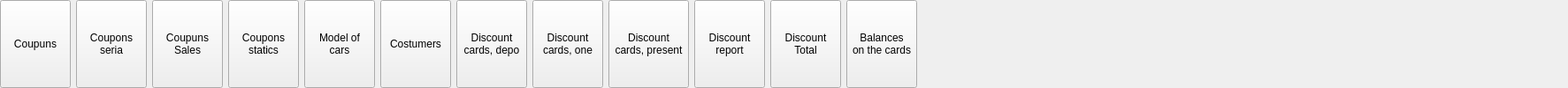
    <widget class="QWidget" name="widget_16" native="true">
     <layout class="QHBoxLayout" name="horizontalLayout_12">
      <property name="leftMargin">
       <number>0</number>
      </property>
      <property name="topMargin">
       <number>0</number>
      </property>
      <property name="rightMargin">
       <number>0</number>
      </property>
      <property name="bottomMargin">
       <number>0</number>
      </property>
      <item>
       <widget class="QToolButton" name="btnCoupons">
        <property name="minimumSize">
         <size>
          <width>80</width>
          <height>80</height>
         </size>
        </property>
        <property name="maximumSize">
         <size>
          <width>222</width>
          <height>222</height>
         </size>
        </property>
        <property name="text">
         <string>Coupuns</string>
        </property>
        <property name="icon">
         <iconset resource="res.qrc">
          <normaloff>:/images/discount.png</normaloff>:/images/discount.png</iconset>
        </property>
        <property name="iconSize">
         <size>
          <width>32</width>
          <height>32</height>
         </size>
        </property>
        <property name="toolButtonStyle">
         <enum>Qt::ToolButtonTextUnderIcon</enum>
        </property>
       </widget>
      </item>
      <item>
       <widget class="QToolButton" name="btnCouponSeria">
        <property name="minimumSize">
         <size>
          <width>80</width>
          <height>80</height>
         </size>
        </property>
        <property name="maximumSize">
         <size>
          <width>222</width>
          <height>222</height>
         </size>
        </property>
        <property name="text">
         <string>Coupons
seria</string>
        </property>
        <property name="icon">
         <iconset resource="res.qrc">
          <normaloff>:/images/discount.png</normaloff>:/images/discount.png</iconset>
        </property>
        <property name="iconSize">
         <size>
          <width>32</width>
          <height>32</height>
         </size>
        </property>
        <property name="toolButtonStyle">
         <enum>Qt::ToolButtonTextUnderIcon</enum>
        </property>
       </widget>
      </item>
      <item>
       <widget class="QToolButton" name="btnSaleCoupons">
        <property name="minimumSize">
         <size>
          <width>80</width>
          <height>80</height>
         </size>
        </property>
        <property name="maximumSize">
         <size>
          <width>222</width>
          <height>222</height>
         </size>
        </property>
        <property name="text">
         <string>Coupuns
Sales</string>
        </property>
        <property name="icon">
         <iconset resource="res.qrc">
          <normaloff>:/images/discount.png</normaloff>:/images/discount.png</iconset>
        </property>
        <property name="iconSize">
         <size>
          <width>32</width>
          <height>32</height>
         </size>
        </property>
        <property name="toolButtonStyle">
         <enum>Qt::ToolButtonTextUnderIcon</enum>
        </property>
       </widget>
      </item>
      <item>
       <widget class="QToolButton" name="btnDiscountCards">
        <property name="minimumSize">
         <size>
          <width>80</width>
          <height>80</height>
         </size>
        </property>
        <property name="maximumSize">
         <size>
          <width>222</width>
          <height>222</height>
         </size>
        </property>
        <property name="text">
         <string>Coupons
statics</string>
        </property>
        <property name="icon">
         <iconset resource="res.qrc">
          <normaloff>:/images/discount.png</normaloff>:/images/discount.png</iconset>
        </property>
        <property name="iconSize">
         <size>
          <width>32</width>
          <height>32</height>
         </size>
        </property>
        <property name="toolButtonStyle">
         <enum>Qt::ToolButtonTextUnderIcon</enum>
        </property>
       </widget>
      </item>
      <item>
       <widget class="QToolButton" name="btnCarsModel">
        <property name="minimumSize">
         <size>
          <width>80</width>
          <height>80</height>
         </size>
        </property>
        <property name="maximumSize">
         <size>
          <width>222</width>
          <height>222</height>
         </size>
        </property>
        <property name="text">
         <string>Model of
cars</string>
        </property>
        <property name="icon">
         <iconset resource="res.qrc">
          <normaloff>:/images/car.png</normaloff>:/images/car.png</iconset>
        </property>
        <property name="iconSize">
         <size>
          <width>32</width>
          <height>32</height>
         </size>
        </property>
        <property name="toolButtonStyle">
         <enum>Qt::ToolButtonTextUnderIcon</enum>
        </property>
       </widget>
      </item>
      <item>
       <widget class="QToolButton" name="btnCostumers">
        <property name="minimumSize">
         <size>
          <width>80</width>
          <height>80</height>
         </size>
        </property>
        <property name="maximumSize">
         <size>
          <width>222</width>
          <height>222</height>
         </size>
        </property>
        <property name="text">
         <string>Costumers</string>
        </property>
        <property name="icon">
         <iconset resource="res.qrc">
          <normaloff>:/images/car2.png</normaloff>:/images/car2.png</iconset>
        </property>
        <property name="iconSize">
         <size>
          <width>32</width>
          <height>32</height>
         </size>
        </property>
        <property name="toolButtonStyle">
         <enum>Qt::ToolButtonTextUnderIcon</enum>
        </property>
       </widget>
      </item>
      <item>
       <widget class="QToolButton" name="btnCustomers">
        <property name="minimumSize">
         <size>
          <width>80</width>
          <height>80</height>
         </size>
        </property>
        <property name="maximumSize">
         <size>
          <width>222</width>
          <height>222</height>
         </size>
        </property>
        <property name="text">
         <string>Discount
cards, depo</string>
        </property>
        <property name="icon">
         <iconset resource="res.qrc">
          <normaloff>:/images/discount.png</normaloff>:/images/discount.png</iconset>
        </property>
        <property name="iconSize">
         <size>
          <width>32</width>
          <height>32</height>
         </size>
        </property>
        <property name="toolButtonStyle">
         <enum>Qt::ToolButtonTextUnderIcon</enum>
        </property>
       </widget>
      </item>
      <item>
       <widget class="QToolButton" name="btnCustomers_2">
        <property name="minimumSize">
         <size>
          <width>80</width>
          <height>80</height>
         </size>
        </property>
        <property name="maximumSize">
         <size>
          <width>222</width>
          <height>222</height>
         </size>
        </property>
        <property name="text">
         <string>Discount
cards, one</string>
        </property>
        <property name="icon">
         <iconset resource="res.qrc">
          <normaloff>:/images/discount.png</normaloff>:/images/discount.png</iconset>
        </property>
        <property name="iconSize">
         <size>
          <width>32</width>
          <height>32</height>
         </size>
        </property>
        <property name="toolButtonStyle">
         <enum>Qt::ToolButtonTextUnderIcon</enum>
        </property>
       </widget>
      </item>
      <item>
       <widget class="QToolButton" name="btnCustomers_3">
        <property name="minimumSize">
         <size>
          <width>80</width>
          <height>80</height>
         </size>
        </property>
        <property name="maximumSize">
         <size>
          <width>222</width>
          <height>222</height>
         </size>
        </property>
        <property name="text">
         <string>Discount
cards, present</string>
        </property>
        <property name="icon">
         <iconset resource="res.qrc">
          <normaloff>:/images/discount.png</normaloff>:/images/discount.png</iconset>
        </property>
        <property name="iconSize">
         <size>
          <width>32</width>
          <height>32</height>
         </size>
        </property>
        <property name="toolButtonStyle">
         <enum>Qt::ToolButtonTextUnderIcon</enum>
        </property>
       </widget>
      </item>
      <item>
       <widget class="QToolButton" name="btnDiscountReport">
        <property name="minimumSize">
         <size>
          <width>80</width>
          <height>80</height>
         </size>
        </property>
        <property name="maximumSize">
         <size>
          <width>222</width>
          <height>222</height>
         </size>
        </property>
        <property name="text">
         <string>Discount
report</string>
        </property>
        <property name="icon">
         <iconset resource="res.qrc">
          <normaloff>:/images/discount.png</normaloff>:/images/discount.png</iconset>
        </property>
        <property name="iconSize">
         <size>
          <width>32</width>
          <height>32</height>
         </size>
        </property>
        <property name="toolButtonStyle">
         <enum>Qt::ToolButtonTextUnderIcon</enum>
        </property>
       </widget>
      </item>
      <item>
       <widget class="QToolButton" name="btnDiscountTotal">
        <property name="minimumSize">
         <size>
          <width>80</width>
          <height>80</height>
         </size>
        </property>
        <property name="maximumSize">
         <size>
          <width>222</width>
          <height>222</height>
         </size>
        </property>
        <property name="text">
         <string>Discount
Total</string>
        </property>
        <property name="icon">
         <iconset resource="res.qrc">
          <normaloff>:/images/discount.png</normaloff>:/images/discount.png</iconset>
        </property>
        <property name="iconSize">
         <size>
          <width>32</width>
          <height>32</height>
         </size>
        </property>
        <property name="toolButtonStyle">
         <enum>Qt::ToolButtonTextUnderIcon</enum>
        </property>
       </widget>
      </item>
      <item>
       <widget class="QToolButton" name="btnCardBalances">
        <property name="minimumSize">
         <size>
          <width>80</width>
          <height>80</height>
         </size>
        </property>
        <property name="maximumSize">
         <size>
          <width>222</width>
          <height>222</height>
         </size>
        </property>
        <property name="text">
         <string>Balances
on the cards</string>
        </property>
        <property name="icon">
         <iconset resource="res.qrc">
          <normaloff>:/images/discount.png</normaloff>:/images/discount.png</iconset>
        </property>
        <property name="iconSize">
         <size>
          <width>32</width>
          <height>32</height>
         </size>
        </property>
        <property name="toolButtonStyle">
         <enum>Qt::ToolButtonTextUnderIcon</enum>
        </property>
       </widget>
      </item>
      <item>
       <spacer name="horizontalSpacer_6">
        <property name="orientation">
         <enum>Qt::Horizontal</enum>
        </property>
        <property name="sizeHint" stdset="0">
         <size>
          <width>736</width>
          <height>20</height>
         </size>
        </property>
       </spacer>
      </item>
     </layout>
    </widget>
